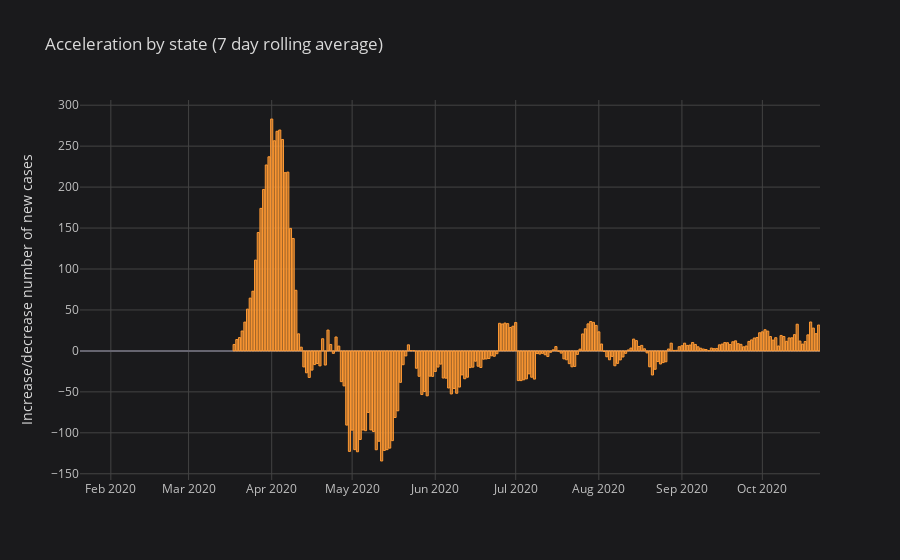

Source (notebook cell):
### Markdown cell above
### The following plot shows the epi-curve and acceleration for each state

### Code cell
def epi_curve_state(df, state):
    return df.loc[:,state].iplot(kind='bar',yTitle='Number of new cases',title='epi-curve by state (7 day rolling average)')

def acceleration_state(df,state):
    return df.loc[:,state].diff().rolling(7).mean().iplot(kind='bar',yTitle='Increase/decrease number of new cases',title='Acceleration by state (7 day rolling average)')

    
state_list = widgets.SelectionSlider(options=[st for st in states], value='New Jersey', \
                                       description='Choose:', disabled=False, continuous_update=False\
                                       , orientation='horizontal', readout=True,layout=Layout(width='50%', height='40px'))
dft_day = dft.diff().round()
#fig1 = display(dft_day.loc[:,state_list.value].iplot(kind='bar',yTitle='Number of new cases',title='epi-curve by state (7 day rolling average)'))
#fig2 = display(dft_day.loc[:,state_list.value].diff().rolling(7).mean().iplot(kind='bar',yTitle='Increase/decrease number of new cases',title='Acceleration by state (7 day rolling average)'))
fig1 = interactive(epi_curve_state,df=fixed(dft_day),state=state_list)
fig2 = interactive(acceleration_state,df=fixed(dft_day),state=state_list)
#fig1 = widgets.Box(px.bar(dft_day.loc[:,state_list.value],template="plotly_dark")
#fig2 = widgets.Box(px.bar(dft_day.loc[:,state_list.value].diff().rolling(7).mean(),template="plotly_dark")

grid = GridspecLayout(7, 10)
#grid[0,0:] = state_list
grid[0:,0:5] = fig1
grid[0:,5:] = fig2
grid

### Figure 1 — Plotly figure (JSON) as saved in the notebook; plotly's stock layout.template omitted (floating-point values rounded to 4 significant figures; data arrays with more than 128 entries replaced by an {"elided": "..."} marker saying what was removed)
{"data": [{"marker": {"color": "rgba(255, 153, 51, 0.6)", "line": {"color": "rgba(255, 153, 51, 1.0)", "width": 1}}, "name": "New Jersey", "orientation": "v", "text": "", "type": "bar", "x": {"elided": "276 str values"}, "y": {"elided": "276 mixed values"}}], "layout": {"legend": {"bgcolor": "#1A1A1C", "font": {"color": "#D9D9D9"}}, "paper_bgcolor": "#1A1A1C", "plot_bgcolor": "#1A1A1C", "title": {"font": {"color": "#D9D9D9"}, "text": "Acceleration by state (7 day rolling average)"}, "xaxis": {"gridcolor": "#434343", "showgrid": true, "tickfont": {"color": "#C2C2C2"}, "title": {"font": {"color": "#D9D9D9"}, "text": ""}, "zerolinecolor": "#666570"}, "yaxis": {"gridcolor": "#434343", "showgrid": true, "tickfont": {"color": "#C2C2C2"}, "title": {"font": {"color": "#D9D9D9"}, "text": "Increase/decrease number of new cases"}, "zerolinecolor": "#666570"}}}
